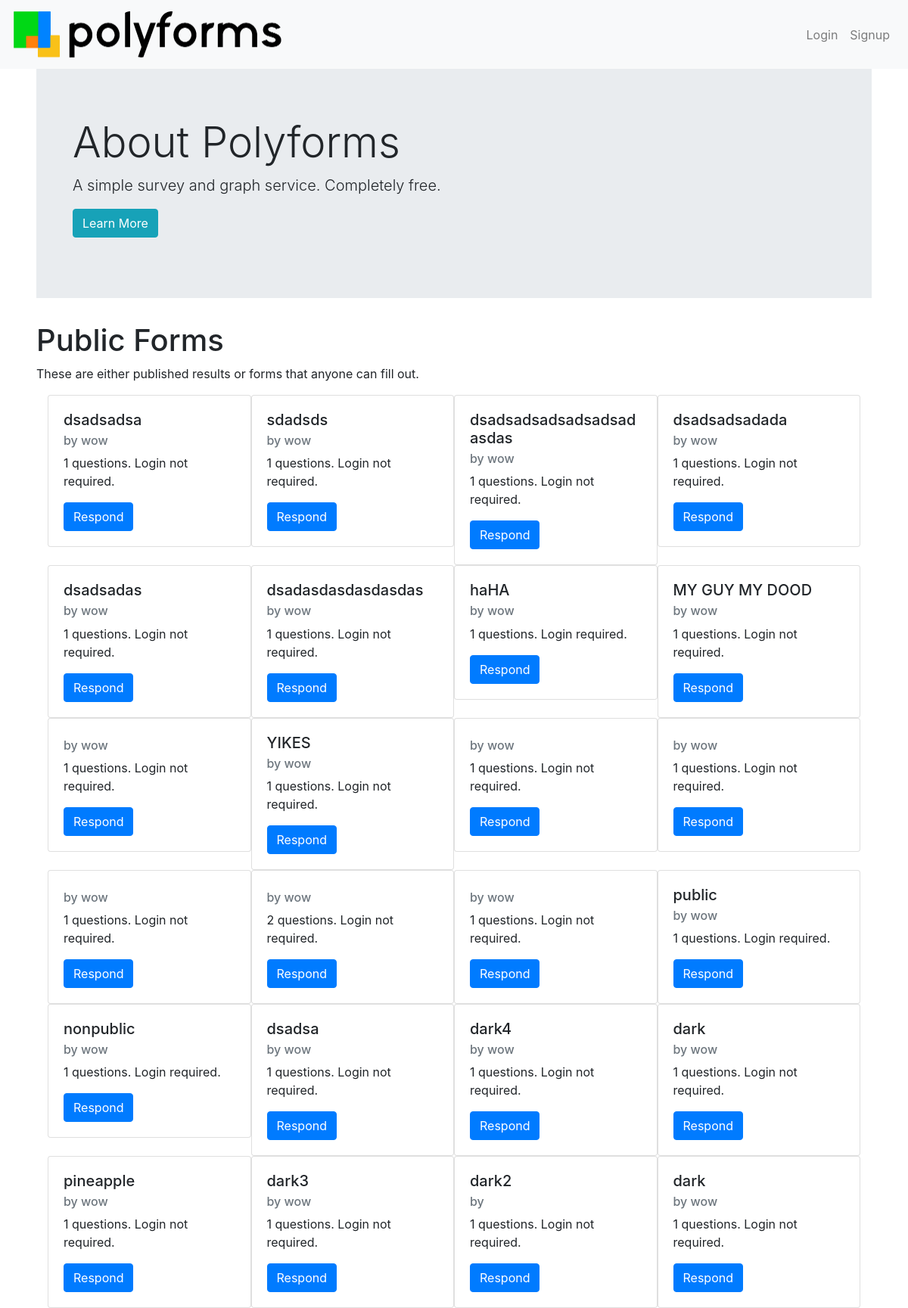
The page / on the database its author committed.
### tables this page shows
CREATE TABLE forms(form_id INTEGER PRIMARY KEY, title TEXT, owner_id INTEGER, login_required INTEGER, public_results INTEGER, theme TEXT, created TEXT, open, message TEXT);

CREATE TABLE accounts(user_id INTEGER PRIMARY KEY, username TEXT, password TEXT, security_question TEXT, security_question_answer TEXT);

### __init__.py (the view)
@app.route('/')
def home_page():
    return render_template("index.html", username=session.get("user", ""), forms=test.get_recent_forms(24))

### utils/test.py (called while the page is built)
def open_db():
    db = sqlite3.connect(main.path_to_db) # open if f exists, otherwise create
    c = db.cursor()                       # facilitate db ops
    return db, c

def tuple_to_dictionary(tuuple, list_of_keys):
    d = {} #the dictionary
    index = 0 #the column index
    while index < len(tuuple):
        d[ list_of_keys[index] ] = tuuple[index]
        index += 1
    return d

def get_recent_forms(amount):
    db, c = open_db()
    c.execute("SELECT form_id FROM forms WHERE open = 1 ORDER BY created DESC LIMIT %s;" % str(amount))
    list_of_ids = c.fetchall()
    close_db(db)
    return [get_form(x[0]) for x in list_of_ids]

### templates/index.html (shortened to what this page needs)
{% extends "base.html" %}
{% block body %}
<div class="jumbotron jumbotron-fluid px-5">
    <h1 class="display-4">About Polyforms</h1>
    <p class="lead">A simple survey and graph service. Completely free.</p>
    <p class="lead"><a href="/about" class="btn btn-info">Learn More</a></p>
</div>
<h1>Public Forms</h1>
<p>These are either published results or forms that anyone can fill out.</p>
<div class="container">
    <div class="row no-gutters">
        {% for form in forms %}
        <div class="col-xs-12 col-sm-6 col-md-4 col-lg-3">
            <div class="card">
                <div class="card-body">
                    <h5 class="card-title">{{ form.title }}</h5>
                    <h6 class="card-subtitle mb-2 text-muted">by {{ form.owner }}</h6>
                    <p class="card-text">
                        {{ form.questions|length }} questions.
                        Login {{ "" if form.login_required else "not" }} required.
                    </p>
                    <a class="btn btn-primary" href="/form/respond?id={{form.id}}">Respond</a>
                </div>
            </div>
        </div>
        {% endfor %}
    </div>
</div>
{% endblock %}

### templates/base.html (shortened to what this page needs)
<!DOCTYPE html>
<html>
  <head>
    <link rel="stylesheet" href="https://stackpath.bootstrapcdn.com/bootstrap/4.1.1/css/bootstrap.min.css">
    <link rel="stylesheet" href="/static/css/base.css">
    <link href="/static/css/c3.min.css" rel="stylesheet">
  </head>
  <body>
    <div id="navbar" role="navigation" class="navbar navbar-expand-md navbar-light bg-light justify-content-between">
      <a class="navbar-brand" href="/">
        <img src="/static/img/logo_full.png" alt="Logo" width="375" height="65">
      </a>
      <div class="collapse navbar-collapse" id="collapseableNavbar">
      {% if username|length == 0 %}
        <ul class="navbar-nav ml-auto">
          <li class="nav-item">
            <a href="/login" class="nav-link">Login</a>
          </li>
          <li class="nav-item">
            <a href="/join" class="nav-link">Signup</a>
          </li>
        </ul>
      {% endif %}
      </div>
    </div>
    <div id="body-block" class="px-sm-3 px-lg-5">
      {% block body %}
      {% endblock %}
    </div>
  </body>
</html>

### rows shown on the page
forms: title "dsadsadsa"
accounts: owner "wow" "wow" "wow" "wow" "wow" "wow" "wow" "wow" "wow" "wow" "wow" "wow" "wow" "wow" "wow" "wow" "wow" "wow" "wow" "wow" "wow" "wow" "wow"
forms: title "sdadsds"
forms: title "dsadsadsadsadsadsadasdas"
forms: title "dsadsadsadada"
forms: title "dsadsadas"
forms: title "dsadasdasdasdasdas"
forms: title "haHA"
forms: title "MY GUY MY DOOD"
forms: title "YIKES"
forms: title "public"
forms: title "nonpublic"
forms: title "dsadsa"
forms: title "dark4"
forms: title "dark"
forms: title "pineapple"
forms: title "dark3"
forms: title "dark2", questions|length "1", login_required "not"
forms: title "dark"

### other values the page prints
{{ "" if form.login_required else "not" }} "not" "not" "not" "not" "not" "not" "not" "not" "not" "not" "not" "not" "not" "not" "not" "not" "not" "not" "not" "not"
